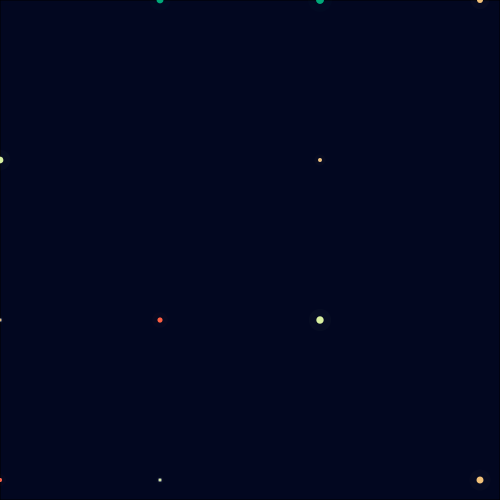
Frame 1 (no input)
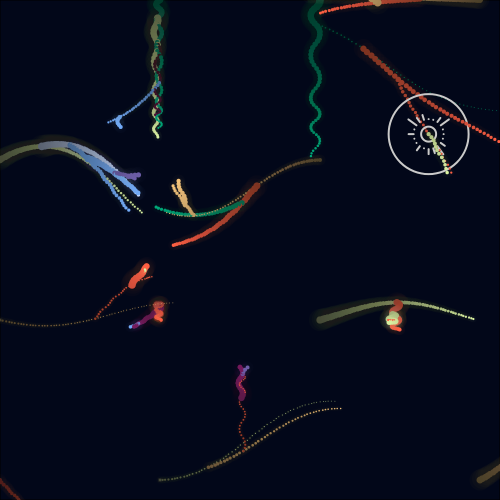
Frame 60 (no input)
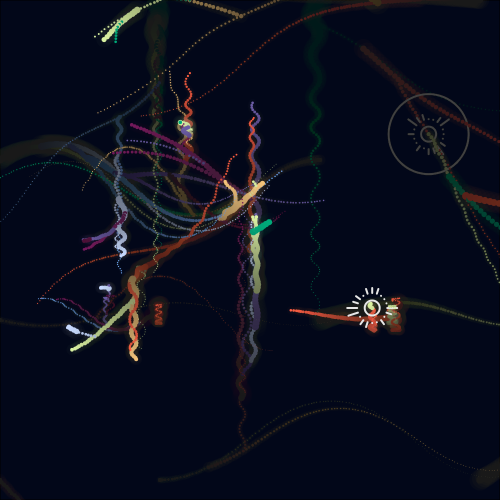
Frame 120 (the mouse pressed at the canvas centre since frame 60)

The p5.js sketch that drew these frames (run headless with seeded random() and noise() and a simulated clock; from frame 60 on, the mouse is pressed at the canvas centre):

// p5.js sketch
// ── sketch.js
class Particle{
	constructor(args){
		let def = {
			p: createVector(0,0),
			v: p5.Vector.random2D().mult(1),
			a: createVector(0,0),
			r: random(2,8),
			live: int(random(5,20)),
			xsinMult: random(1,2),
			generation: 0,
			// color: random(colors1),
			colors: random([colors1,colors2])
		}
		Object.assign(def,args)
		Object.assign(this,def)
		this.color = random(this.colors)
	}
	update(){
		this.p.add(this.v)
		this.live--
		this.v.x+=sin(this.p.x/this.xsinMult)
		this.v.y+=sin(this.p.y/20)/10
		if (this.live==0 && this.generation<5){

          particles.push(new Particle({
              p: this.p.copy(),
              v: this.v.copy().rotate(random(-0.8,0.8)),
              generation: this.generation++,
              colors: (random()<0.8)?this.colors:random([colors1,colors2])
          }))

          if (random()<0.05){
              push()	
              translate(this.p.x,this.p.y)
              stroke(255)
              noFill()
              strokeWeight(2)
              ellipse(0,0,15,15)
              for(var i=0;i<2*PI;i+=PI/10){
                  push()
                  rotate(i)
                  line(15,0,15+random([0,5,10]),0)
                  pop()
              }
              if (random()<0.1){
                  ellipse(0,0,80,80)
              }
              pop()
          }
		}
		this.r*=0.98
		this.v.mult(0.999)
	}
	draw(){
		push()
			translate(this.p.x,this.p.y)
			noStroke()
			let c = color(this.color)
			c.setAlpha(255)
			fill(c)
			ellipse(0,0,this.r,this.r)
			blendMode(SCREEN)
			c.setAlpha(5)
			fill(c)
			ellipse(0,0,this.r*3,this.r*3)
		pop()
	}
}

var particles = []
var pulse

var colors1 = "c6d8ff-71a9f7-6b5ca5-72195a-4c1036".split("-").map(a=>"#"+a)
var colors2 = "00a878-d8f1a0-f3c178-fe5e41".split("-").map(a=>"#"+a)

function setup() {
	pixelDensity(2)
	createCanvas(500,500);
	background(100)
	fill("#020721");
	rect(0,0,width,height)
	for(var x=0;x<width;x+=20){
		for(var y=0;y<height;y+=20){
			fill(255,100)
			noStroke()
			// ellipse(x,y,2,2)
			if (x%160==0 && y%160==0 && random()<0.5){
				ellipse(x,y,4,4)
				
				particles.push(new Particle({
					p: createVector(x,y),
					v: p5.Vector.random2D().mult(random(2,3)),
					live: int(random(5,40)),
					colors: colors2
				}))
			}
		}
	}
}

function draw() {
  background(0, 0, 0, 5)
  particles.forEach(p=>{
      p.draw()
      p.update()
  })
  particles = particles.filter(p=>p.live>-200)
}

function mousePressed(){
		particles.push(new Particle({
			p: createVector(mouseX,mouseY),
			v: p5.Vector.random2D().mult(random(1,3)),
			live: int(random(5,20)),
			colors: colors2
		}))
}
